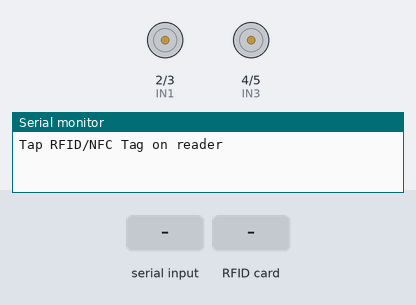
Recording of a sketch running on a simulated Arduino Mega 2560, built with avr-gcc and run on an emulated ATmega2560. Shown: motor-driver pin pairs drawn as motors (green arrow = first pin HIGH = forward, orange = second pin HIGH = backward, longer = more drive, scaled by the enable pin), the last lines printed to the serial monitor. The inputs (shaded band) are chosen by the test bench.

Above: at 1.2 s.
1.3 s: "F" received over Serial
At 1.9 s:
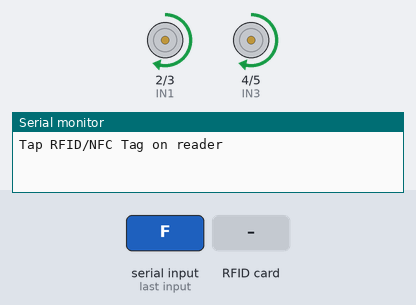
2.8 s: RFID card 5E 7A 19 C4 held to the reader
At 3.3 s:
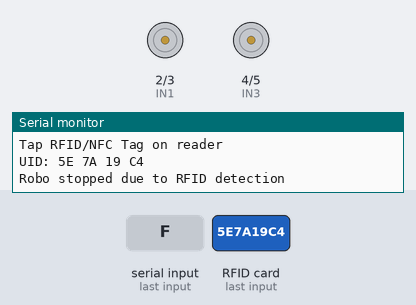
Timing chart, 0 to 5.8 s (numbered marks = the images above; inputs shaded):
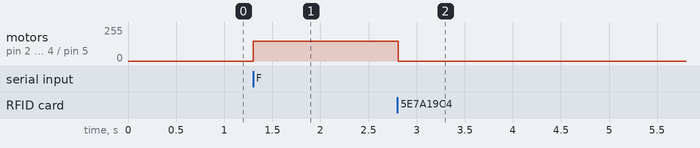

The sketch:

Exp17.ino
```cpp
#include <SPI.h>
#include <MFRC522.h>

#define SS_PIN 53   // RFID SS pin
#define RST_PIN 27  // RFID reset pin


// Define motor pins
#define ENA 9       // Enable Motor A (PWM)
#define IN1 2      // Input 1 of Motor A
#define IN2 3       // Input 2 of Motor A
#define ENB 10      // Enable Motor B (PWM)
#define IN3 4       // Input 1 of Motor B
#define IN4 5      // Input 2 of Motor B

boolean rfidDetected = false;  // Flag to check RFID detection

MFRC522 rfid(SS_PIN, RST_PIN);   // Create MFRC522 instance for RFID

void setup() {
  Serial.begin(9600);

  SPI.begin();  // Initialize SPI bus for RFID
  rfid.PCD_Init();  // Initialize MFRC522 for RFID

  Serial.println("Tap RFID/NFC Tag on reader");

  // Motor pins as output
  pinMode(ENA, OUTPUT);
  pinMode(IN1, OUTPUT);
  pinMode(IN2, OUTPUT);
  pinMode(ENB, OUTPUT);
  pinMode(IN3, OUTPUT);
  pinMode(IN4, OUTPUT);

  // Initially stop the motors
  stopMotors();
}

void loop() {
  if (rfid.PICC_IsNewCardPresent()) {  // new RFID tag detected
    if (rfid.PICC_ReadCardSerial()) {  // NUID has been read
      rfidDetected = true;
      MFRC522::PICC_Type piccType = rfid.PICC_GetType(rfid.uid.sak);
      Serial.print("UID:");
      for (int i = 0; i < rfid.uid.size; i++) {
        Serial.print(rfid.uid.uidByte[i] < 0x10 ? " 0" : " ");
        Serial.print(rfid.uid.uidByte[i], HEX);
      }
      Serial.println();

      // Send stop command to Bluetooth app as an alert
      Serial.println("Robo stopped due to RFID detection");

      // Stop the robot
      stopMotors();
      rfid.PICC_HaltA();  // halt PICC
      rfid.PCD_StopCrypto1();  // stop encryption on PCD
    }
  }

  // Check if a Bluetooth command is available
  if (Serial.available() > 0) {
    char command = Serial.read();

    // Check for forward command ('F') or stop after RFID ('S')
    if (command == 'F' && !rfidDetected) {
      moveForward();  // Move forward if RFID not detected
    } else if (command == 'S' || rfidDetected) {
      stopMotors();   // Stop the robot when commanded or RFID detected
    }
  }
}

// Function to move the robot forward
void moveForward() {
  digitalWrite(IN1, HIGH);
  digitalWrite(IN2, LOW);
  digitalWrite(IN3, HIGH);
  digitalWrite(IN4, LOW);
  analogWrite(ENA, 150);  // Set the PWM speed for motor A
  analogWrite(ENB, 150);  // Set the PWM speed for motor B
}

// Function to stop the robot
void stopMotors() {
  digitalWrite(IN1, LOW);
  digitalWrite(IN2, LOW);
  digitalWrite(IN3, LOW);
  digitalWrite(IN4, LOW);
  analogWrite(ENA, 0);  // Stop motor A
  analogWrite(ENB, 0);  // Stop motor B
}
```

Measured:
- after the input at 1.3 s, motor on pin 2 (IN1) / pin 3 (IN2), motor on pin 4 (IN3) / pin 5 (IN4): stopped → forward 150/255 at once
- after the input at 2.8 s, motor on pin 2 (IN1) / pin 3 (IN2), motor on pin 4 (IN3) / pin 5 (IN4): forward 150/255 → stopped at once
